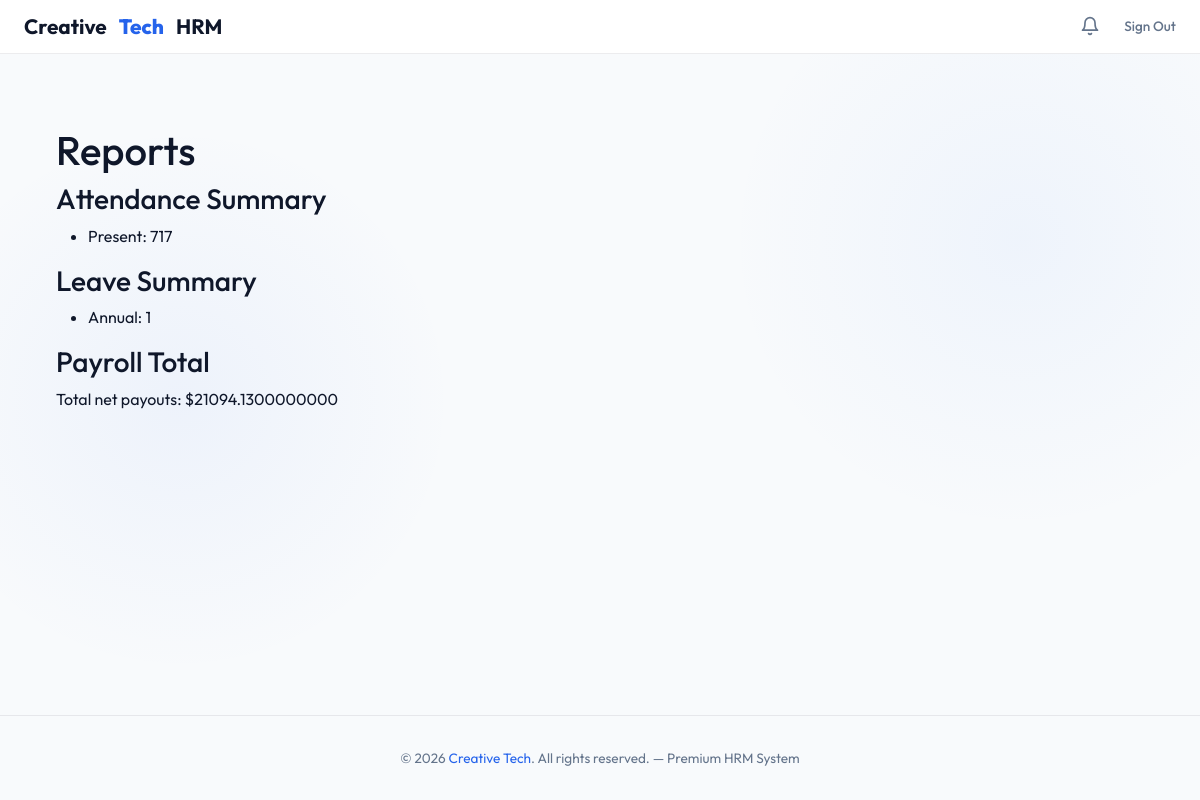
/admin-dashboard/reports/ (signed in), run on the app's committed database.
### employees/models.py (models this page shows, shortened)
class Attendance(models.Model):
    employee = models.ForeignKey(Employee, on_delete=models.CASCADE, related_name='attendance_records')
    date = models.DateField(auto_now_add=True)
    clock_in = models.TimeField(auto_now_add=True)
    clock_out = models.TimeField(blank=True, null=True)
    late_minutes = models.IntegerField(default=0)
    overtime_minutes = models.IntegerField(default=0)
    STATUS_CHOICES = [
        ('Present', 'Present'),
        ('Absent', 'Absent'),
        ('Half Day', 'Half Day'),
        ('Work From Home', 'Work From Home'),
        ('Leave', 'Leave'),
    ]
    status = models.CharField(max_length=20, choices=STATUS_CHOICES, default='Present')

class LeaveRequest(models.Model):
    LEAVE_CHOICES = [
        ('Annual', 'Annual Leave'),
        ('Sick', 'Sick Leave'),
        ('Casual', 'Casual Leave'),
        ('Maternity', 'Maternity Leave'),
        ('Paternity', 'Paternity Leave'),
        ('Unpaid', 'Unpaid Leave'),
    ]
    STATUS_CHOICES = [
        ('Pending', 'Pending'),
        ('Approved', 'Approved'),
        ('Rejected', 'Rejected'),
    ]
    employee = models.ForeignKey(Employee, on_delete=models.CASCADE, related_name='leave_requests')
    leave_type = models.CharField(max_length=20, choices=LEAVE_CHOICES)
    start_date = models.DateField()
    end_date = models.DateField()
    reason = models.TextField()
    status = models.CharField(max_length=20, choices=STATUS_CHOICES, default='Pending')
    lop_days = models.IntegerField(default=0)

### employees/views.py (the view)
    def wrapper(request, *args, **kwargs):
        if not request.user.is_authenticated:
            return redirect('admin_login')
        try:
            if not request.user.employee.is_company_admin:
                messages.error(request, "Unauthorized access. Admins only.")
                return redirect('employee_dashboard')
        except Employee.DoesNotExist:
            logout(request)
            return redirect('admin_login')
        return view_func(request, *args, **kwargs)

### employees/context_processors.py (called while the page is built)
def admin_notifications(request):
    notifications_count = 0
    if request.user.is_authenticated and hasattr(request.user, 'employee') and request.user.employee.is_company_admin:
        notifications_count += LeaveRequest.objects.filter(status='Pending').count()
    return {'admin_notifications_count': notifications_count}

def global_notifications(request):
    if request.user.is_authenticated:
        unread_notifications = Notification.objects.filter(user=request.user, is_read=False).order_by('-created_at')
        all_notifications = Notification.objects.filter(user=request.user).order_by('-created_at')[:10]
        return {
            'user_notifications': all_notifications,
            'unread_notifications_count': unread_notifications.count()
        }
    return {}

### employees/views.py (called while the page is built)
def admin_only(view_func):
    def wrapper(request, *args, **kwargs):
        if not request.user.is_authenticated:
            return redirect('admin_login')
        try:
            if not request.user.employee.is_company_admin:
                messages.error(request, "Unauthorized access. Admins only.")
                return redirect('employee_dashboard')
        except Employee.DoesNotExist:
            logout(request)
            return redirect('admin_login')
        return view_func(request, *args, **kwargs)
    return wrapper

### employees/templates/employees/reports.html (shortened to what this page needs)
{% extends 'employees/base.html' %}
{% block content %}
<div style="padding:2rem;">
    <h1>Reports</h1>
    <h3>Attendance Summary</h3>
    <ul>
        {% for status, count in attendance_summary.items %}
        <li>{{ status }}: {{ count }}</li>
        {% empty %}
        <li>No attendance records.</li>
        {% endfor %}
    </ul>
    <h3>Leave Summary</h3>
    <ul>
        {% for lt, count in leave_summary.items %}
        <li>{{ lt }}: {{ count }}</li>
        {% empty %}
        <li>No leave records.</li>
        {% endfor %}
    </ul>
    <h3>Payroll Total</h3>
    <p>Total net payouts: ${{ payroll_total }}</p>
</div>
{% endblock %}

### employees/templates/employees/base.html (style rules this page uses)
:root { --bg: #f8fafc; --bg-secondary: #f1f5f9; --card-bg: rgba(255, 255, 255, 0.95); --border: rgba(15, 23, 42, 0.08); --border-hover: rgba(15, 23, 42, 0.15); --primary: #2563eb; --primary-hover: #1d4ed8; --accent: #3b82f6; --text-main: #0f172a; --text-muted: #64748b; --success: #10b981; --success-bg: rgba(16, 185, 129, 0.1); --warning: #f59e0b; --warning-bg: rgba(245, 158, 11, 0.1); --danger: #ef4444; --danger-bg: rgba(239, 68, 68, 0.1); --radius: 12px; --shadow-md: 0 4px 6px -1px rgba(0, 0, 0, 0.5), 0 2px 4px -2px rgba(0, 0, 0, 0.5); --shadow-lg: 0 10px 15px -3px rgba(0, 0, 0, 0.5), 0 4px 6px -4px rgba(0, 0, 0, 0.5); }
* { box-sizing: border-box; margin: 0; padding: 0; font-family: 'Outfit', sans-serif; }
html, body { max-width: 100vw; overflow-x: hidden; }
body { background-color: var(--bg); color: var(--text-main); min-height: 100vh; display: flex; flex-direction: column; background-image: radial-gradient(circle at 15% 50%, rgba(37, 99, 235, 0.05), transparent 25%), radial-gradient(circle at 85% 30%, rgba(59, 130, 246, 0.05), transparent 25%); }

### data on the page
Attendance: status "Present", id "717"
LeaveRequest: leave_type "Annual", count "1"

### other printed values
{{ payroll_total }} "21094.1300000000"
